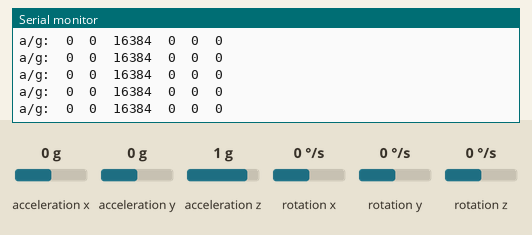
This sketch was run on a simulated Arduino Uno, built with avr-gcc and run on an emulated ATmega328P. Parts: the last lines printed to the serial monitor. The test bench sets the inputs (shaded band); at power-on: acceleration x 0 g, acceleration z 1 g, acceleration y 0 g, rotation x 0 °/s, rotation y 0 °/s, rotation z 0 °/s.

Above: at 1.2 s.
1.3 s: acceleration x set to 0.8 g
At 2.4 s:
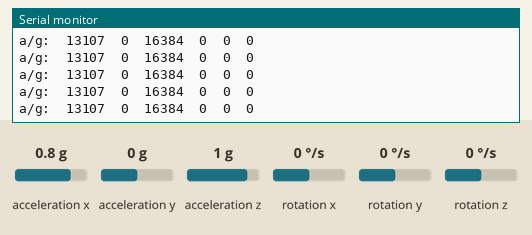
4.3 s: acceleration z set to -1.4 g
At 5.4 s:
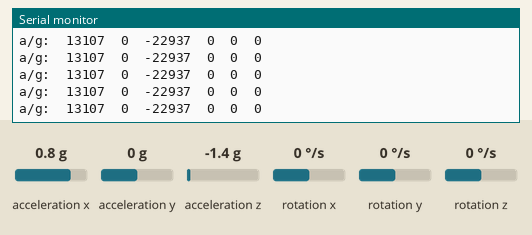
7.3 s: acceleration y set to -1.4 g
At 8.2 s:
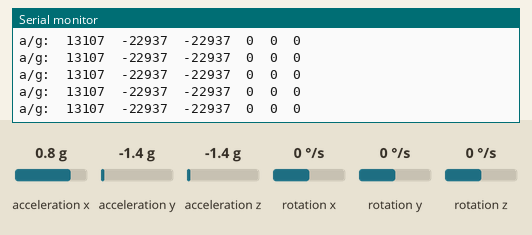
10.3 s: rotation x set to -192 °/s
At 11.4 s:
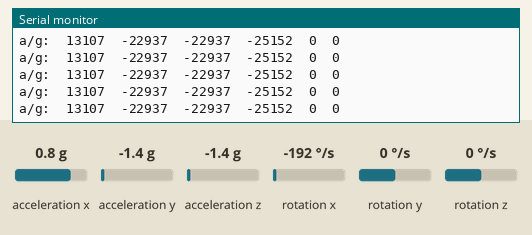
13.3 s: acceleration x set to 0 g
At 14.2 s:
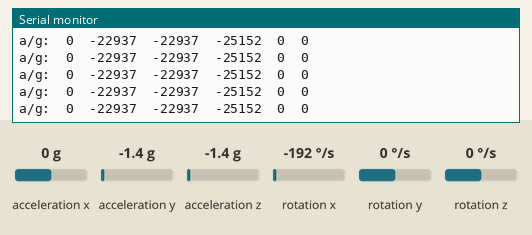
16.3 s: rotation x set to 0 °/s
At 17.1 s:
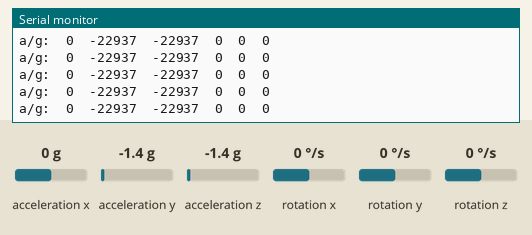

Measured:
- after the input at 1.3 s, the serial monitor: prints a new line at once (image 1)
- after the input at 4.3 s, the serial monitor: prints a new line at once (image 2)
- after the input at 7.3 s, the serial monitor: prints a new line at once (image 3)
- after the input at 10.3 s, the serial monitor: prints a new line at once (image 4)
- after the input at 13.3 s, the serial monitor: prints a new line at once (image 5)
- after the input at 16.3 s, the serial monitor: prints a new line at once (image 6)

The sketch:

MPU6050_raw.ino
```cpp
// I2C device class (I2Cdev) demonstration Arduino sketch for MPU6050 class
// 10/7/2011 by Jeff Rowberg <jeff@rowberg.net>
// Updates should (hopefully) always be available at https://github.com/jrowberg/i2cdevlib
//
// Changelog:
//      2013-05-08 - added multiple output formats
//                 - added seamless Fastwire support
//      2011-10-07 - initial release

/* ============================================
I2Cdev device library code is placed under the MIT license
Copyright (c) 2011 Jeff Rowberg

Permission is hereby granted, free of charge, to any person obtaining a copy
of this software and associated documentation files (the "Software"), to deal
in the Software without restriction, including without limitation the rights
to use, copy, modify, merge, publish, distribute, sublicense, and/or sell
copies of the Software, and to permit persons to whom the Software is
furnished to do so, subject to the following conditions:

The above copyright notice and this permission notice shall be included in
all copies or substantial portions of the Software.

THE SOFTWARE IS PROVIDED "AS IS", WITHOUT WARRANTY OF ANY KIND, EXPRESS OR
IMPLIED, INCLUDING BUT NOT LIMITED TO THE WARRANTIES OF MERCHANTABILITY,
FITNESS FOR A PARTICULAR PURPOSE AND NONINFRINGEMENT. IN NO EVENT SHALL THE
AUTHORS OR COPYRIGHT HOLDERS BE LIABLE FOR ANY CLAIM, DAMAGES OR OTHER
LIABILITY, WHETHER IN AN ACTION OF CONTRACT, TORT OR OTHERWISE, ARISING FROM,
OUT OF OR IN CONNECTION WITH THE SOFTWARE OR THE USE OR OTHER DEALINGS IN
THE SOFTWARE.
===============================================
*/

// I2Cdev and MPU6050 must be installed as libraries, or else the .cpp/.h files
// for both classes must be in the include path of your project
#include "I2Cdev.h"
#include "MPU6050.h"

// Arduino Wire library is required if I2Cdev I2CDEV_ARDUINO_WIRE implementation
// is used in I2Cdev.h
//#if I2CDEV_IMPLEMENTATION == I2CDEV_ARDUINO_WIRE
//    #include "Wire.h"
//#endif

// class default I2C address is 0x68
// specific I2C addresses may be passed as a parameter here
// AD0 low = 0x68 (default for InvenSense evaluation board)
// AD0 high = 0x69
MPU6050 accelgyro;
//MPU6050 accelgyro(0x69); // <-- use for AD0 high

int16_t ax, ay, az;
int16_t gx, gy, gz;


// uncomment "OUTPUT_READABLE_ACCELGYRO" if you want to see a tab-separated
// list of the accel X/Y/Z and then gyro X/Y/Z values in decimal. Easy to read,
// not so easy to parse, and slow(er) over UART.
// #define OUTPUT_READABLE_ACCELGYRO

// uncomment "OUTPUT_BINARY_ACCELGYRO" to send all 6 axes of data as 16-bit
// binary, one right after the other. This is very fast (as fast as possible
// without compression or data loss), and easy to parse, but impossible to read
// for a human.
//#define OUTPUT_BINARY_ACCELGYRO


//#define LED_PIN 13
//bool blinkState = false;

void setup() {
    // join I2C bus (I2Cdev library doesn't do this automatically)
    #if I2CDEV_IMPLEMENTATION == I2CDEV_ARDUINO_WIRE
        Wire.begin();
    #elif I2CDEV_IMPLEMENTATION == I2CDEV_BUILTIN_FASTWIRE
        Fastwire::setup(400, true);
    #endif

    // initialize serial communication
    // (38400 chosen because it works as well at 8MHz as it does at 16MHz, but
    // it's really up to you depending on your project)
    Serial.begin(38400);

    // initialize device
    Serial.println("Initializing I2C devices...");
    accelgyro.initialize();

    // verify connection
    Serial.println("Testing device connections...");
    Serial.println(accelgyro.testConnection() ? "MPU6050 connection successful" : "MPU6050 connection failed");

    // use the code below to change accel/gyro offset values
    /*
    Serial.println("Updating internal sensor offsets...");
    // -76	-2359	1688	0	0	0
    Serial.print(accelgyro.getXAccelOffset()); Serial.print("\t"); // -76
    Serial.print(accelgyro.getYAccelOffset()); Serial.print("\t"); // -2359
    Serial.print(accelgyro.getZAccelOffset()); Serial.print("\t"); // 1688
    Serial.print(accelgyro.getXGyroOffset()); Serial.print("\t"); // 0
    Serial.print(accelgyro.getYGyroOffset()); Serial.print("\t"); // 0
    Serial.print(accelgyro.getZGyroOffset()); Serial.print("\t"); // 0
    Serial.print("\n");
    accelgyro.setXGyroOffset(220);
    accelgyro.setYGyroOffset(76);
    accelgyro.setZGyroOffset(-85);
    Serial.print(accelgyro.getXAccelOffset()); Serial.print("\t"); // -76
    Serial.print(accelgyro.getYAccelOffset()); Serial.print("\t"); // -2359
    Serial.print(accelgyro.getZAccelOffset()); Serial.print("\t"); // 1688
    Serial.print(accelgyro.getXGyroOffset()); Serial.print("\t"); // 0
    Serial.print(accelgyro.getYGyroOffset()); Serial.print("\t"); // 0
    Serial.print(accelgyro.getZGyroOffset()); Serial.print("\t"); // 0
    Serial.print("\n");
    */

    // configure Arduino LED for
//    pinMode(LED_PIN, OUTPUT);
}

void loop() {
    // read raw accel/gyro measurements from device
    accelgyro.getMotion6(&ax, &ay, &az, &gx, &gy, &gz);

    // these methods (and a few others) are also available
    //accelgyro.getAcceleration(&ax, &ay, &az);
    //accelgyro.getRotation(&gx, &gy, &gz);

//    #ifdef OUTPUT_READABLE_ACCELGYRO
        // display tab-separated accel/gyro x/y/z values
        Serial.print("a/g:\t");
        Serial.print(ax); Serial.print("\t");
        Serial.print(ay); Serial.print("\t");
        Serial.print(az); Serial.print("\t");
        Serial.print(gx); Serial.print("\t");
        Serial.print(gy); Serial.print("\t");
        Serial.println(gz);
//    #endif

//    #ifdef OUTPUT_BINARY_ACCELGYRO
//        Serial.write((uint8_t)(ax >> 8)); Serial.write((uint8_t)(ax & 0xFF));
//        Serial.write((uint8_t)(ay >> 8)); Serial.write((uint8_t)(ay & 0xFF));
//        Serial.write((uint8_t)(az >> 8)); Serial.write((uint8_t)(az & 0xFF));
//        Serial.write((uint8_t)(gx >> 8)); Serial.write((uint8_t)(gx & 0xFF));
//        Serial.write((uint8_t)(gy >> 8)); Serial.write((uint8_t)(gy & 0xFF));
//        Serial.write((uint8_t)(gz >> 8)); Serial.write((uint8_t)(gz & 0xFF));
//    #endif
//
//    // blink LED to indicate activity
//    blinkState = !blinkState;
//    digitalWrite(LED_PIN, blinkState);
}
```
